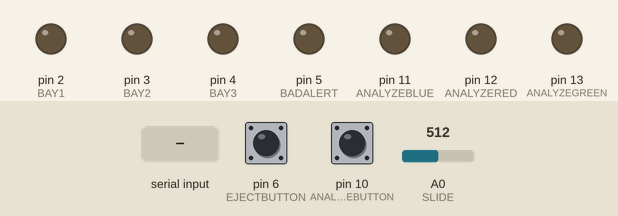
This sketch was run on a simulated Arduino Uno, built with avr-gcc and run on an emulated ATmega328P. On the bench: output pins drawn as LEDs (lit = HIGH). Inputs (shaded band) come from the test bench; at power-on: pin 6 (EJECTBUTTON) HIGH, pin 10 (ANALYZEBUTTON) HIGH, A0 (SLIDE) = 512. What the sketch prints to the serial monitor is not drawn.

Above: at 1.0 s.
1.1 s: "B" received over Serial
At 2.2 s:
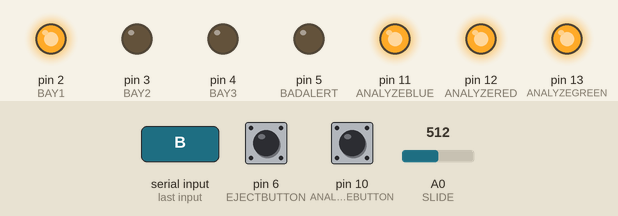
2.7 s: "B" received over Serial
At 3.1 s:
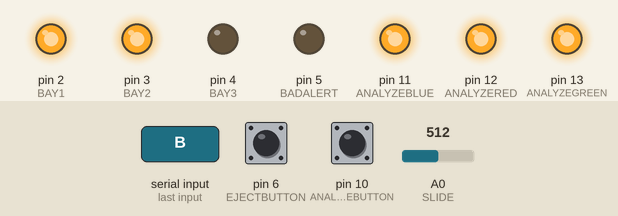
Timing chart, 0 to 5.7 s (numbered marks = the images above; inputs shaded):
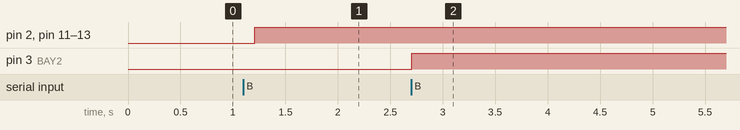

Measured:
- after the input at 1.1 s, pin 2 (BAY1), pin 11 (ANALYZEBLUE), pin 12 (ANALYZERED), pin 13 (ANALYZEGREEN): LOW → HIGH after 0.11 s
- after the input at 2.7 s, pin 3 (BAY2): LOW → HIGH at once

The sketch:

ShipConsole.ino
```cpp
#define SLIDE A0
#define ANALYZEGREEN 13
#define ANALYZERED 12
#define ANALYZEBLUE 11
#define ANALYZEBUTTON 10
#define EJECTBUTTON 6
#define BAY1 2
#define BAY2 3
#define BAY3 4
#define BADALERT 5

int slideVal = 0;
int inByte = 0;
int serialInArray[3];
int serialCount = 0;
boolean noBayData = true;

float currentTime = 0;
float analyzeTimer = 20;
float grace = 5;
float graceTimer = 0;

int buttonState;
int ejectState;
int analyzingBay;
int activeBay = 0;

boolean establishingContact = true;

int bays[3][2] = {

  {-1, -1 },
  {-1, -1 },
  {-1, -1 }

};
    //No cargo, null damaged;

void setup() {
  // put your setup code here, to run once:
      Serial.begin(9600);
    while(!Serial){
      delay(10);
    }
    pinMode(SLIDE, INPUT);
    pinMode(ANALYZEGREEN, OUTPUT);
    pinMode(ANALYZERED, OUTPUT);
    pinMode(ANALYZEBLUE, OUTPUT);
    pinMode(ANALYZEBUTTON, INPUT_PULLUP);
    pinMode(EJECTBUTTON, INPUT_PULLUP);
    pinMode(BAY1, OUTPUT);
    pinMode(BAY2, OUTPUT);
    pinMode(BAY3, OUTPUT);
    pinMode(BADALERT, OUTPUT);

         establishContact();
}

void loop() {
  // put your main code here, to run repeatedly:
    delay(10);

    if (Serial.available() > 0){
      inByte = Serial.read();
        if (inByte == 'B'){
              fillBays();
              serialCount = 0;
        }
        else {
            serialInArray[serialCount] = inByte;
            serialCount++;
        }
    }

    if (bays[0][0] > -1 && bays[0][0] < 3){
      digitalWrite(BAY1, HIGH);
    }
    else {
      digitalWrite(BAY1, LOW);
    }

    if (bays[1][0] > -1 && bays[1][0] < 3){
      digitalWrite(BAY2, HIGH);
    }
    else {
      digitalWrite(BAY2, LOW);
    }

    if (bays[2][0] > -1 && bays[2][0] < 3){
      digitalWrite(BAY3, HIGH);
    }
    else {
      digitalWrite(BAY3, LOW);
    }

    slideVal = analogRead(SLIDE);
    activeBay = map(slideVal, 0, 400, 0, 2);
    if (activeBay > 2){ activeBay = 2; }
    if (activeBay < 0) { activeBay = 0; }
    int prevState = buttonState;
    int prevEject = ejectState;
    buttonState = digitalRead(ANALYZEBUTTON);
    ejectState = digitalRead(EJECTBUTTON);

    if (ejectState == 0 && prevEject == 1){

      //eject
      if (bays[activeBay][0] != -1){
      Serial.write(bays[activeBay][0]);
      Serial.write(bays[activeBay][1]);
      Serial.write(-1);
      bays[activeBay][0] = -1;
      bays[activeBay][1] = -1;
      }
    }

    if (buttonState == 0){
      if (prevState == 1){ Serial.write('A'); }
      currentTime--;
    }
    else {
      if (prevState == 0){ Serial.write('N'); }
      currentTime = analyzeTimer;
    }

    if (currentTime == analyzeTimer){
      digitalWrite(ANALYZEGREEN, HIGH);
      digitalWrite(ANALYZERED, HIGH);
      digitalWrite(ANALYZEBLUE, HIGH);
    }
    else if (currentTime <= 0){
    if (bays[activeBay][0] == 0){
      digitalWrite(ANALYZEGREEN, LOW);
      digitalWrite(ANALYZERED, HIGH);
      digitalWrite(ANALYZEBLUE, HIGH);
    }
    else if (bays[activeBay][0] == 1){
      digitalWrite(ANALYZEGREEN, HIGH);
      digitalWrite(ANALYZERED, LOW);
      digitalWrite(ANALYZEBLUE, HIGH);
      }
     else if (bays[activeBay][0] == 2){
       digitalWrite(ANALYZEGREEN, HIGH);
      digitalWrite(ANALYZERED, HIGH);
      digitalWrite(ANALYZEBLUE, LOW);
     }
    }
    if (currentTime <= -200){
      if (bays[activeBay][1] == 1){
        digitalWrite(BADALERT, HIGH);
      }
      else {
        digitalWrite(BADALERT, LOW);
        }
    }
    else {
       digitalWrite(BADALERT, LOW);
    }
    //Serial.println(bay);
}

void establishContact(){

  while(Serial.available() <= 0){
    Serial.print('C');
    delay(300);
  }

  establishingContact = false;

}

void fillBays(){
  for (int i = 0; i<3; i++){
  if (bays[i][0] == -1){
    bays[i][0] = serialInArray[0];
    bays[i][1] = serialInArray[1];
    break;
    }
  }
}
```
